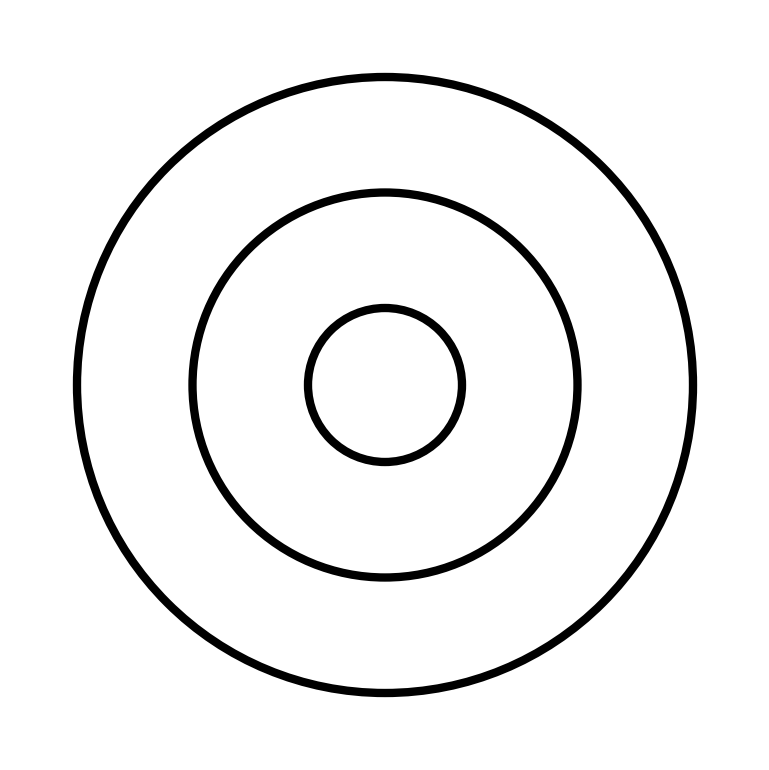
#> input picture mnt_ws/other/images/trcir.png, 769 x 770 px
$ python 'no_jibian(1).py'
#> lines starting #> are read from the running program, lines starting #| are printed output that depends on the picture; after the words box and inside, x2 and y2 are one past the last pixel; in counts of white or black regions, pixels touching at a corner belong together
import cv2
import numpy as np
import os

# ========== 配置参数 ==========
template_path = './images/trcir.png'          # 模板图片路径
output_size = (640, 480)             # 图像统一尺寸
camera_index = 21                   # 摄像头编号

def is_close_center(c1, c2, threshold=10):
    """判断两个圆心距离是否接近"""
    return np.hypot(c1[0] - c2[0], c1[1] - c2[1]) < threshold

def extract_circles_from_image(image):
    """从图像中提取圆环，返回圆心和半径"""
    gray = cv2.cvtColor(image, cv2.COLOR_BGR2GRAY)
    gray = cv2.GaussianBlur(gray, (5, 5), 0)
    binary = cv2.adaptiveThreshold(gray, 255, cv2.ADAPTIVE_THRESH_GAUSSIAN_C,
                                   cv2.THRESH_BINARY_INV, 11, 2)
    kernel = np.ones((3, 3), np.uint8)
    morphed = cv2.morphologyEx(binary, cv2.MORPH_CLOSE, kernel, iterations=2)
    contours, hierarchy = cv2.findContours(morphed, cv2.RETR_CCOMP, cv2.CHAIN_APPROX_SIMPLE)
    rings = []
    if hierarchy is None:
        return rings
    for i, cnt in enumerate(contours):
        if hierarchy[0][i][3] == -1 or cv2.contourArea(cnt) < 50:
            continue
        parent_idx = hierarchy[0][i][3]
        outer_cnt = contours[parent_idx]
        area_outer = cv2.contourArea(outer_cnt)
        area_inner = cv2.contourArea(cnt)
        if area_inner < 0.1 * area_outer or area_outer < 50:
            continue
        (x, y), r = cv2.minEnclosingCircle(outer_cnt)
        area_circle = np.pi * r * r
        circularity = area_outer / (area_circle + 1e-6)
        if r < 10 or circularity < 0.5:
            continue
        rings.append((int(x), int(y), int(r)))
    return rings

def match_circles(template_circles, test_circles, threshold_center=10, threshold_radius=10):
    """判断检测到的圆环组是否与模板结构匹配"""
    if len(test_circles) < 3 or len(template_circles) < 3:
        return False
    template_sorted = sorted(template_circles, key=lambda c: c[2])
    template_rs = sorted([c[2] for c in template_sorted[:3]])
    for i in range(len(test_circles)):
        cx, cy, _ = test_circles[i]
        group = [test_circles[i]]
        for j in range(len(test_circles)):
            if i == j:
                continue
            if is_close_center((cx, cy), (test_circles[j][0], test_circles[j][1]), threshold_center):
                group.append(test_circles[j])
        if len(group) >= 3:
            group = sorted(group, key=lambda c: c[2])[:3]
            test_rs = sorted([c[2] for c in group])
            ratios_template = [template_rs[1] / template_rs[0], template_rs[2] / template_rs[0]]
            ratios_test = [test_rs[1] / test_rs[0], test_rs[2] / test_rs[0]]
            if all(abs(r1 - r2) < 0.2 for r1, r2 in zip(ratios_template, ratios_test)):
                if all(abs(r1 - r2) < threshold_radius for r1, r2 in zip(template_rs, test_rs)):
                    return True
    return False

def draw_center_x_symbol(img, center, color=(0,0,255), size=14, thickness=2):
    """在指定位置画红色X"""
    x, y = center
    cv2.line(img, (x-size, y-size), (x+size, y+size), color, thickness)
    cv2.line(img, (x-size, y+size), (x+size, y-size), color, thickness)

def process_frame(frame, template_circles):
    # 旋转180度
    frame = cv2.rotate(frame, cv2.ROTATE_180)
    # resize到统一尺寸
    # frame = cv2.resize(frame, output_size)
    h, w = frame.shape[:2]
    x0, y0 = int(w * 0.1), int(h * 0)
    x1, y1 = int(w * 0.9), int(h * 0.7)
    roi_frame = frame[y0:y1, x0:x1].copy()
    circles = extract_circles_from_image(roi_frame)
    found = False
    group = []
    for i in range(len(circles)):
        cx, cy, _ = circles[i]
        temp_group = [circles[i]]
        for j in range(len(circles)):
            if i == j:
                continue
            if is_close_center((cx, cy), (circles[j][0], circles[j][1])):
                temp_group.append(circles[j])
        if len(temp_group) >= 3:
            temp_group = sorted(temp_group, key=lambda c: c[2])[:3]
            group = temp_group
            found = True
            break
    match_template = False
    mm_per_px = None
    dx_mm = dy_mm = None
    diameters = None
    output = frame.copy()
    cv2.rectangle(output, (x0, y0), (x1, y1), (255, 0, 0), 2)
    cx_img, cy_img = w // 2, h // 2
    draw_center_x_symbol(output, (cx_img, cy_img), color=(0,0,255), size=14, thickness=2)
    if found:
        match_template = match_circles(template_circles, group)
        actual_diams = [110, 250, 400]
        pixel_diams = [2*r for (_, _, r) in sorted(group, key=lambda c: c[2])]
        scale_list = [real/pixel for real, pixel in zip(actual_diams, pixel_diams)]
        mm_per_px = sum(scale_list) / len(scale_list)
        diameters = pixel_diams
        xc, yc = x0 + group[0][0], y0 + group[0][1]
        dx = xc - cx_img
        dy = yc - cy_img
        dx_mm = dx * mm_per_px
        dy_mm = dy * mm_per_px
        # 横/竖红线
        cv2.line(output, (cx_img, cy_img), (xc, cy_img), (0, 0, 255), 2)
        cv2.line(output, (xc, cy_img), (xc, yc), (0, 0, 255), 2)
        # 圆环和圆心
        for x, y, r in group:
            cv2.circle(output, (x0 + x, y0 + y), r, (0, 255, 0), 2)
        cv2.circle(output, (xc, yc), 3, (0, 0, 255), -1)
        # 右下角显示dx_mm和dy_mm
        margin = 10
        txt1 = f"dx: {dx_mm:.1f} mm"
        txt2 = f"dy: {dy_mm:.1f} mm"
        font = cv2.FONT_HERSHEY_SIMPLEX
        scale = 0.8
        thickness = 2
        ((tw1, th1), _) = cv2.getTextSize(txt1, font, scale, thickness)
        ((tw2, th2), _) = cv2.getTextSize(txt2, font, scale, thickness)
        bx = w - max(tw1, tw2) - margin
        by1 = h - margin - th2 - 5
        by2 = h - margin
        cv2.putText(output, txt1, (bx, by1), font, scale, (0,0,255), thickness)
        cv2.putText(output, txt2, (bx, by2), font, scale, (0,0,255), thickness)
        if match_template:
            cv2.putText(output, "Triple rings match template!", (20, 40),
                        font, 1, (0, 200, 255), 2)
        else:
            cv2.putText(output, "Triple concentric rings detected", (20, 40),
                        font, 1, (0, 255, 0), 2)
    else:
        cv2.putText(output, "No triple rings detected", (20, 40),
                    cv2.FONT_HERSHEY_SIMPLEX, 1, (0, 0, 255), 2)
    return output

def main():
    # 读取模板图片
    template_img_raw = cv2.imread(template_path)
#> template_img_raw is the input picture: shape (770, 769, 3); min 0, max 255, mean 242
    if template_img_raw is None:
        raise FileNotFoundError(f"Template image not found. Ensure {template_path} exists.")
    # template_img = cv2.resize(template_img_raw, output_size)
    template_circles = extract_circles_from_image(template_img_raw)
#> in extract_circles_from_image, `binary = cv2.adaptiveThreshold(gray, 255, cv2.ADAPTIVE_THRESH_GAUSSIAN..`:
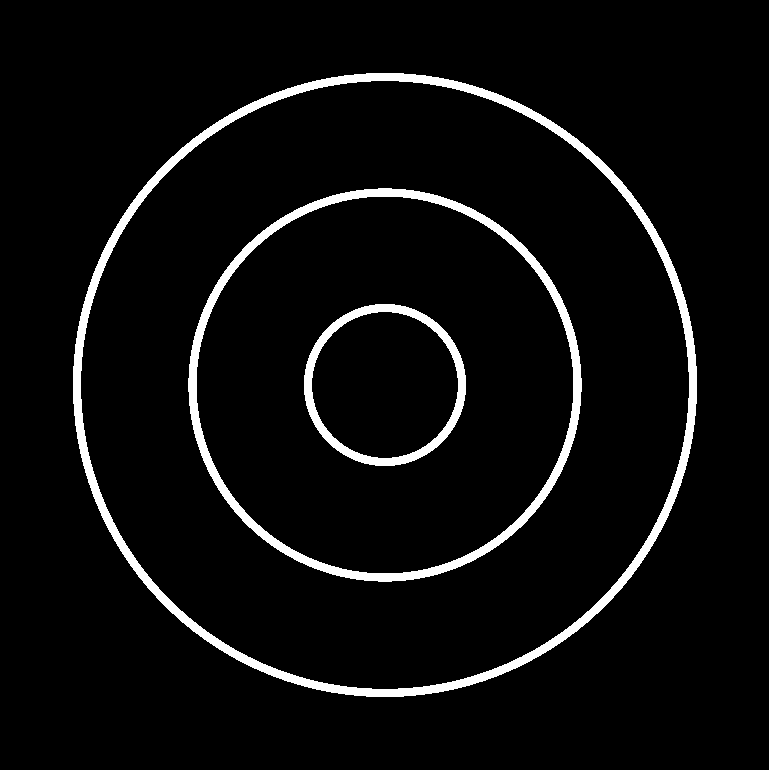
#> binary: shape (770, 769); 5.1% white; 3 white regions
#> in extract_circles_from_image, `contours, hierarchy = cv2.findContours(morphed, cv2.RETR_CCOMP, cv2.CH..`: contours = 6 contours; box (x1, y1, x2, y2) and area: (73, 73, 697, 697) 305157, (80, 80, 690, 690) 290877, (188, 188, 582, 582) 120935, (196, 196, 574, 574) 111985, (304, 304, 466, 466) 20431, (311, 311, 459, 459) 16890
#> the loop in extract_circles_from_image, `for i, cnt in enumerate(contours):` made 6 passes
#> (area_outer, area_inner, r, area_circle, circularity) on passes 2, 4, 6: (20431, 16890, 81.13, 20679.6, 0.988), (120935, 111985, 196.6, 121474.5, 0.996), (305157, 290877, 312.2, 306110.7, 0.997)
#> after the loop in extract_circles_from_image, `for i, cnt in enumerate(contours):`: rings = [(384, 384, 81), (384, 384, 196), (384, 384, 312)]
#> template_circles = [(384, 384, 81), (384, 384, 196), (384, 384, 312)]

    cap = cv2.VideoCapture(camera_index)
    if not cap.isOpened():
        print("Camera open failed!")
        return
    # # 设置摄像头分辨率
    cap.set(cv2.CAP_PROP_FRAME_WIDTH, 640)  # 设置宽度
    cap.set(cv2.CAP_PROP_FRAME_HEIGHT, 480)  # 设置高度

    print("按q退出。")
    while True:
        ret, frame = cap.read()
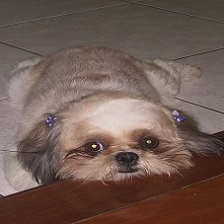
#> input picture mnt_ws/lubancat_ai_manual_code/dev_env/rknn_toolkit2/examples/conversion/resnet50v2/dog_224x224.jpg, 224 x 224 px, given in place of the camera
#> frame is the input picture: shape (224, 224, 3); mean B, G, R 83, 90.7, 111.5
        if not ret:
            print("Camera frame not read!")
            break
        output = process_frame(frame, template_circles)
#> in process_frame, `roi_frame = frame[y0:y1, x0:x1].copy()`:
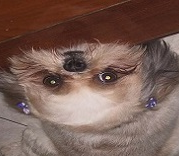
#> roi_frame: shape (156, 179, 3); mean of channels 0, 1, 2 85.6, 94.6, 121.5; drawn as B, G, R
#> in extract_circles_from_image (call 2), `gray = cv2.GaussianBlur(gray, (5, 5), 0)`:
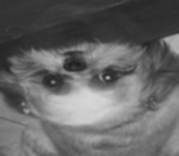
#> gray: shape (156, 179); min 30, max 214, mean 101.6
#> in extract_circles_from_image (call 2), `binary = cv2.adaptiveThreshold(gray, 255, cv2.ADAPTIVE_THRESH_GAUSSIAN..`: binary: shape (156, 179); 29.7% white; 189 white regions (146 under 20 px), largest, box (x1, y1, x2, y2) and area: (0, 77, 179, 156) 1945, (25, 28, 179, 95) 1839, (41, 34, 99, 72) 715
#> in extract_circles_from_image (call 2), `morphed = cv2.morphologyEx(binary, cv2.MORPH_CLOSE, kernel, iterations..`:
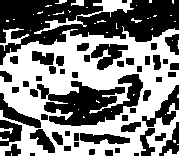
#> morphed: shape (156, 179); 49% white; 48 white regions (39 under 20 px)
#> in extract_circles_from_image (call 2), `contours, hierarchy = cv2.findContours(morphed, cv2.RETR_CCOMP, cv2.CH..`: contours = 87 contours, 42 with area under 20; largest, box (x1, y1, x2, y2) and area: (0, 26, 179, 156) 17687, (43, 73, 144, 127) 2944, (90, 43, 129, 71) 584, (34, 0, 134, 34) 442, (79, 132, 131, 145) 426
#> the loop in extract_circles_from_image (call 2), `for i, cnt in enumerate(contours):` made 87 passes
#> area_inner on passes 28, 29, 30, 31, 33, 34, 36, 38, 39, 40, 41, 46: 78, 426, 52, 117.5, 334, 162.5, 51.5, 82.5, 68, 51.5, 130, 52
#> cnt on passes 1, 3, 7, 8, 9, 10: [[11, 153], [11, 155]], [[177, 144], [178, 144]], [[83, 116], [83, 117], [84, 117]], [[165, 114]], [[111, 111]], [[78, 109]]
#> after the loop in extract_circles_from_image (call 2), `for i, cnt in enumerate(contours):`: rings = []
#> after the loop in process_frame, `for i in range(len(circles)):`: found = False; group = []
#> in process_frame, `cv2.rectangle(output, (x0, y0), (x1, y1), (255, 0, 0), 2)`: output: shape (224, 224, 3); mean of channels 0, 1, 2 89.5, 87.6, 107.5
#> in draw_center_x_symbol, `cv2.line(img, (x-size, y+size), (x+size, y-size), color, thickness)`:
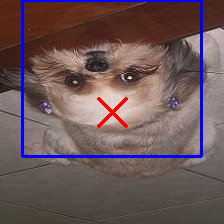
#> img: shape (224, 224, 3); mean of channels 0, 1, 2 88.5, 86.6, 107.8; drawn as B, G, R
#> in process_frame, `cv2.putText(output, "No triple rings detected", (20, 40), cv2.FONT_HER..`:
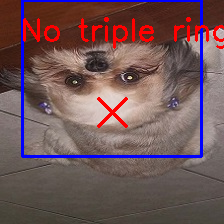
#> output: shape (224, 224, 3); 2.58% of pixels changed, all inside (x1, y1, x2, y2) = (23, 17, 224, 49); drawn as B, G, R
        cv2.imshow("Triple Ring Detection", output)
        key = cv2.waitKey(1) & 0xFF
#> (key q is pressed here)
        if key == ord('q'):
            break
    cap.release()
    cv2.destroyAllWindows()

if __name__ == "__main__":
    main()
